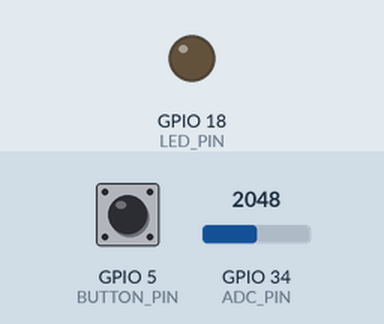
The program below on a simulated ESP32. On the bench: output pins drawn as LEDs (lit = HIGH). Inputs (shaded band) come from the test bench; at power-on: GPIO 5 (BUTTON_PIN) HIGH, GPIO 34 (ADC_PIN) = 2048 (analog values on the 0–4095 scale). Random numbers use the default seed unless the program sets one; what the program prints to the serial monitor is not drawn.

Above: at 1.2 s.
1.3 s: GPIO 5 (BUTTON_PIN) pulled LOW for 0.15 s
At 6.4 s:
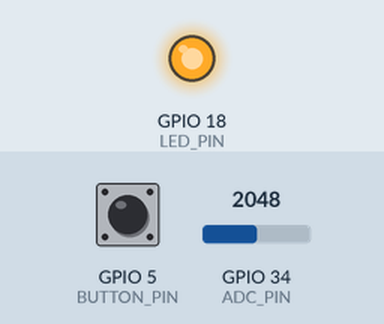
Timing chart, 0 to 8.7 s (numbered marks = the images above; inputs shaded):
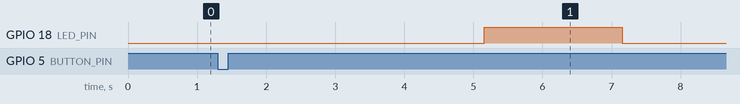

The program:

main.cpp
```cpp
#include <Arduino.h>
#include <freertos/FreeRTOS.h>
#include <freertos/task.h>
#include "FreeRTOSConfig.h"
#include "config.h"

// Task handles
TaskHandle_t buttonTaskHandle = NULL;
TaskHandle_t adcTaskHandle = NULL;
TaskHandle_t ledTaskHandle = NULL;

// Function prototypes
void buttonTask(void *pvParameters);
void adcTask(void *pvParameters);
void ledTask(void *pvParameters);

void setup() {
    Serial.begin(115200); // Initialize serial communication
    pinMode(BUTTON_PIN, INPUT_PULLUP); // Configure button pin as input with pull-up
    pinMode(LED_PIN, OUTPUT); // Configure LED pin as output

    // Create button task
    xTaskCreate(buttonTask, "Button Task", BUTTON_TASK_STACK_SIZE, NULL, BUTTON_TASK_PRIORITY, &buttonTaskHandle);
}

void loop() {
    // The loop is intentionally left empty as FreeRTOS handles task scheduling
}
```

adc_task.cpp
```cpp
#include <Arduino.h>
#include <freertos/FreeRTOS.h>
#include <freertos/task.h>
#include "config.h"
#include "../types/index.h"
#include <esp_heap_caps.h>

// Handle for the button task
extern TaskHandle_t buttonTaskHandle;

// Function to print heap memory status
/*void printHeapMemoryStatus() {
    Serial.print("Free heap size: ");
    Serial.println(esp_get_free_heap_size());
    Serial.print("Minimum free heap size: ");
    Serial.println(esp_get_minimum_free_heap_size());
}*/

// Function to print task stack high water mark
/*void printTaskStackHighWaterMark(TaskHandle_t xTask) {
    UBaseType_t highWaterMark = uxTaskGetStackHighWaterMark(xTask);
    Serial.print("Task stack high water mark: ");
    Serial.print(highWaterMark);
    Serial.println(" words");
}*/

void adcTask(void *pvParameters) {
    analogReadResolution(ADC_RESOLUTION); // Set ADC resolution
    const int maxSamples = ADC_MEASUREMENT_COUNT; // Maximum number of samples based on stack size
    int counterSamples = 0;
    ADCMeasurement samples[maxSamples]; // Array to store ADC samples
    TickType_t startTime = xTaskGetTickCount(); // Task start time
    TickType_t endTime = startTime + pdMS_TO_TICKS(ADC_MEASUREMENT_DURATION); // Task end time

    //Serial.println("Memory status before ADC task:");
    //printHeapMemoryStatus(); // Print heap memory status before ADC task
    //printTaskStackHighWaterMark(NULL); // Print stack high water mark for the current task

    while (xTaskGetTickCount() < endTime && counterSamples < maxSamples) {
        samples[counterSamples].value = analogRead(ADC_PIN); // Read ADC value
        samples[counterSamples].timestamp = (xTaskGetTickCount() - startTime) * portTICK_PERIOD_MS; // Store sample timestamp
        counterSamples++;
        vTaskDelay(1); // Delay for sampling rate
    }

    Serial.print("ADC Task running... \n Total samples: ");
    Serial.println(counterSamples);

    for (int i = 0; i < counterSamples; i++) {
        Serial.print("Sample ");
        Serial.print(i);
        Serial.print(" - Time: ");
        Serial.print(samples[i].timestamp);
        Serial.print(" ms, Value: ");
        Serial.println(samples[i].value);
    }
    /*This information will be sent to other task...*/

    /*
    Serial.println("Memory status after ADC task:");
    printHeapMemoryStatus(); // Print heap memory status after ADC task
    printTaskStackHighWaterMark(NULL); // Print stack high water mark for the current task
    */
    vTaskResume(buttonTaskHandle); // Resume the button task
    vTaskDelete(NULL); // Delete the ADC task

}
```

button_task.cpp
```cpp
#include <freertos/FreeRTOS.h>
#include <freertos/task.h>
#include <Arduino.h>
#include "config.h"
#include <esp_heap_caps.h>

// Function prototypes
void ledTask(void *pvParameters);
void adcTask(void *pvParameters);

// Task handles
extern TaskHandle_t buttonTaskHandle;
extern TaskHandle_t adcTaskHandle;
extern TaskHandle_t ledTaskHandle;

void buttonTask(void *pvParameters) {
    pinMode(BUTTON_PIN, INPUT_PULLUP); // Configure button pin as input with pull-up
    while (true) {
        if (digitalRead(BUTTON_PIN) == LOW) { // Check if the button is pressed
            vTaskDelay(pdMS_TO_TICKS(50)); // Debounce delay
            if (digitalRead(BUTTON_PIN) == LOW) { // Check again if the button is pressed
                int randomDelay = random(RANDOM_DELAY_MIN, RANDOM_DELAY_MAX); // Generate a random delay between 2 and 5 seconds
                vTaskDelay(pdMS_TO_TICKS(randomDelay)); // Apply the random delay

                // Create LED and ADC tasks
                xTaskCreate(ledTask, "LED Task", LED_TASK_STACK_SIZE, NULL, LED_TASK_PRIORITY, &ledTaskHandle);
                xTaskCreate(adcTask, "ADC Task", ADC_TASK_STACK_SIZE, NULL, ADC_TASK_PRIORITY, &adcTaskHandle);
                vTaskSuspend(NULL); // Suspend the button task
            }
        }
        vTaskDelay(pdMS_TO_TICKS(100)); // Delay to avoid continuous reading
    }
}
```

led_task.cpp
```cpp
#include <Arduino.h>
#include <freertos/FreeRTOS.h>
#include <freertos/task.h>
#include "config.h"

void ledTask(void *pvParameters) {
    digitalWrite(LED_PIN, HIGH); // Turn on the LED
    vTaskDelay(pdMS_TO_TICKS(2000)); // Keep the LED on for 2 seconds
    digitalWrite(LED_PIN, LOW); // Turn off the LED
    vTaskDelete(NULL); // Delete the LED task
}
```

index.h
```cpp
#ifndef INDEX_H
#define INDEX_H

#include <stdint.h>

// Structure to store ADC measurements
typedef struct {
    uint32_t timestamp; // Timestamp of the measurement
    uint16_t value;     // ADC value
} ADCMeasurement;


#endif // INDEX_H
```

config.h
```cpp
#ifndef CONFIG_H
#define CONFIG_H

#define BUTTON_PIN 5
#define LED_PIN 18

#define BUTTON_TASK_STACK_SIZE 2048 // Stack size for button task
#define LED_TASK_STACK_SIZE 1024 // Stack size for LED task
#define ADC_TASK_STACK_SIZE 100000 // Increase stack size for ADC task

#define BUTTON_TASK_PRIORITY 1
#define ADC_TASK_PRIORITY 2
#define LED_TASK_PRIORITY 1

#define ADC_PIN 34
#define ADC_RESOLUTION 12
#define SAMPLE_RATE 6000 // 6 kSPS
#define ADC_MEASUREMENT_COUNT 3000 // Maximum number of measurements to store

#define ADC_MEASUREMENT_DURATION 3000 // in milliseconds
#define RANDOM_DELAY_MIN 2000 // in milliseconds
#define RANDOM_DELAY_MAX 5000 // in milliseconds

#endif // CONFIG_H
```

FreeRTOSConfig.h
```cpp
#ifndef FREERTOS_CONFIG_H
#define FREERTOS_CONFIG_H

/// Include the ESP-IDF FreeRTOS configuration
#include "sdkconfig.h"

/// Application specific definitions

// Set to 1 for preemptive scheduling, 0 for cooperative scheduling
#define configUSE_PREEMPTION                    1
// Define the tick rate in Hertz (ticks per second)
#define configTICK_RATE_HZ                      (1000) // 2000 ticks per second, 0.5 milliseconds per tick
// Define the maximum number of task priorities
#define configMAX_PRIORITIES                    (5)
// Define the minimum stack size for tasks
#define configMINIMAL_STACK_SIZE                ((unsigned short) 1024)
// Define the total heap size available for dynamic memory allocation
#define configTOTAL_HEAP_SIZE                   ((size_t) (32 * 1024))
// Define the maximum length of task names
#define configMAX_TASK_NAME_LEN                 (16)
// Set to 1 to use 16-bit ticks, 0 to use 32-bit ticks
#define configUSE_16_BIT_TICKS                  0
// Set to 1 if the idle task should yield the CPU when other tasks are ready to run
#define configIDLE_SHOULD_YIELD                 1
// Set to 1 to enable the use of mutexes
#define configUSE_MUTEXES                       1
// Define the size of the queue registry
#define configQUEUE_REGISTRY_SIZE               8
// Set to 1 to enable stack overflow checking
#define configCHECK_FOR_STACK_OVERFLOW          2
// Set to 1 to enable the use of recursive mutexes
#define configUSE_RECURSIVE_MUTEXES             1
// Set to 1 to enable the malloc failed hook
#define configUSE_MALLOC_FAILED_HOOK            1
// Set to 1 to enable the use of application task tags
#define configUSE_APPLICATION_TASK_TAG          0
// Set to 1 to enable the use of counting semaphores
#define configUSE_COUNTING_SEMAPHORES           1
// Set to 1 to support dynamic memory allocation
#define configSUPPORT_DYNAMIC_ALLOCATION        1
// Set to 1 to support static memory allocation
#define configSUPPORT_STATIC_ALLOCATION         0
// Hook function related definitions
// Set to 1 to enable the idle hook
#define configUSE_IDLE_HOOK                     0
// Set to 1 to enable the tick hook
#define configUSE_TICK_HOOK                     0
// Set to 1 to enable the malloc failed hook
#define configUSE_MALLOC_FAILED_HOOK            1

/// Run time and task stats gathering related definitions

// Set to 1 to enable run time stats gathering
#define configGENERATE_RUN_TIME_STATS           0
// Set to 1 to enable the trace facility
#define configUSE_TRACE_FACILITY                1
// Set to 1 to enable stats formatting functions
#define configUSE_STATS_FORMATTING_FUNCTIONS    0

/// Co-routine related definitions

// Set to 1 to enable co-routines
#define configUSE_CO_ROUTINES                   0
// Define the maximum number of co-routine priorities
#define configMAX_CO_ROUTINE_PRIORITIES         (2)
// Software timer related definitions
// Set to 1 to enable software timers
#define configUSE_TIMERS                        1
// Define the priority of the timer task
#define configTIMER_TASK_PRIORITY               (2)
// Define the length of the timer queue
#define configTIMER_QUEUE_LENGTH                10
// Define the stack depth of the timer task
#define configTIMER_TASK_STACK_DEPTH            (configMINIMAL_STACK_SIZE * 2)

/// Interrupt nesting behaviour configuration

// Define the kernel interrupt priority
#define configKERNEL_INTERRUPT_PRIORITY         (configLIBRARY_LOWEST_INTERRUPT_PRIORITY)
// Define the maximum syscall interrupt priority
#define configMAX_SYSCALL_INTERRUPT_PRIORITY    (configLIBRARY_MAX_SYSCALL_INTERRUPT_PRIORITY)
// Define the maximum API call interrupt priority
#define configMAX_API_CALL_INTERRUPT_PRIORITY   (configLIBRARY_MAX_SYSCALL_INTERRUPT_PRIORITY)
// Define to trap errors during development
#define configASSERT(x) if ((x) == 0) { taskDISABLE_INTERRUPTS(); for( ;; ); }

/// FreeRTOS MPU specific definitions

// Set to 1 to include application defined privileged functions
#define configINCLUDE_APPLICATION_DEFINED_PRIVILEGED_FUNCTIONS 0

/// Optional functions - most linkers will remove unused functions anyway

// Set to 1 to include vTaskPrioritySet
#define INCLUDE_vTaskPrioritySet                1
// Set to 1 to include uxTaskPriorityGet
#define INCLUDE_uxTaskPriorityGet               1
// Set to 1 to include vTaskDelete
#define INCLUDE_vTaskDelete                     1
// Set to 1 to include vTaskCleanUpResources
#define INCLUDE_vTaskCleanUpResources           0
// Set to 1 to include vTaskSuspend
#define INCLUDE_vTaskSuspend                    1
// Set to 1 to include vTaskDelayUntil
#define INCLUDE_vTaskDelayUntil                 1
// Set to 1 to include vTaskDelay
#define INCLUDE_vTaskDelay                      1
// Set to 1 to include xTaskGetSchedulerState
#define INCLUDE_xTaskGetSchedulerState          1

#endif // FREERTOS_CONFIG_H
```

Measured:
- after the input at 1.3 s, GPIO 18 (LED_PIN): LOW → HIGH after 3.9 s, → LOW 2.0 s later
